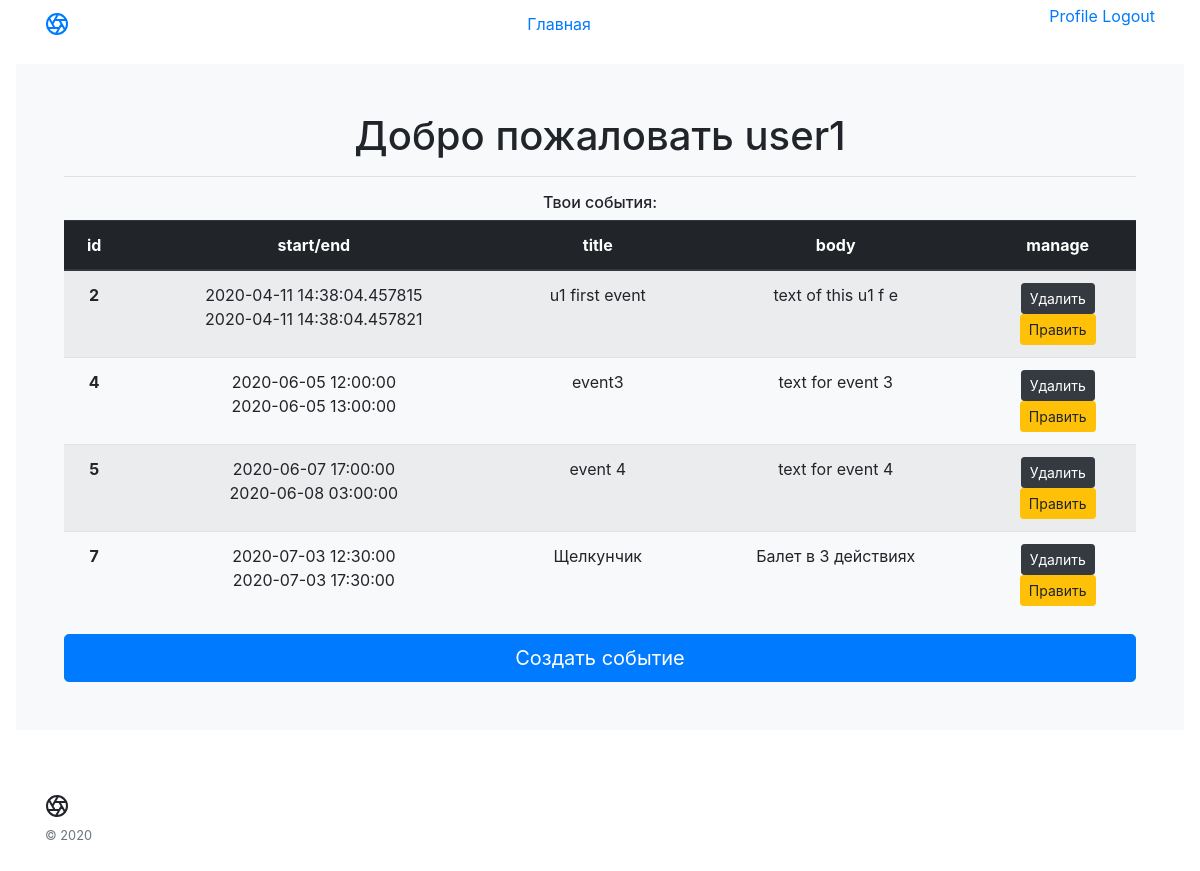
The page /user/user1 (signed in) on the database its author committed.
### app/models.py (models this page shows, shortened)
class User(UserMixin, db.Model):
    id = db.Column(db.Integer, primary_key=True)
    username = db.Column(db.String(64), index=True, unique=True)
    email = db.Column(db.String(120), index=True, unique=True)
    password_hash = db.Column(db.String(128))
    events = db.relationship('Event', backref='author', lazy='dynamic')

class Event(db.Model):
    id = db.Column(db.Integer, primary_key=True)
    title = db.Column(db.String(50))
    body = db.Column(db.Text)
    start = db.Column(db.DateTime, unique=False, nullable=False)
    end = db.Column(db.DateTime, unique=False, nullable=False)
    user_id = db.Column(db.Integer, db.ForeignKey('user.id'))

### app/routes.py (the view)
@app.route('/user/<username>')
@login_required
def user(username):
    user = User.query.filter_by(username=username).first_or_404()
    user_events = user.events.all()
    return render_template('user.html', user=user, events=user_events)

### app/models.py (called while the page is built)
@login.user_loader
def load_user(id):
    return User.query.get(int(id))

### app/templates/user.html
{% extends "base-tpl.html" %}
{% block content %}
    <h1>Добро пожаловать {{ user.username }}</h1>
    <hr>
    {% if events %}
        <h6>Твои события:</h6>
        <table class="table table-striped">
            <thead class="thead-dark">
              <tr>
                <th scope="col">id</th>
                <th scope="col">start/end</th>
                <th scope="col">title</th>
                <th scope="col">body</th>
                <th scope="col">manage</th>
              </tr>
            </thead>
            <tbody>
                {% for event in events %}
                <tr>
                    <th scope="row">{{ event.id }}</th>
                    <td>{{ event.start }}<br>{{ event.end }}</td>
                    <td>{{ event.title }}</td>
                    <td>{{ event.body }}</td>
                    <td>
                        <a class="btn btn-dark btn-sm" href="/delete/{{ user.username }}/{{ event.id }}" role="button">Удалить</a>
                        <br>
                        <a class="btn btn-warning btn-sm" href="/edit_event/{{ event.id }}" role="button">Править</a>
                    </td>
                </tr>
                {% endfor %}
            </tbody>
        </table>
    {% else %}
        <h6>У тебя пока нет событий</h6>
    {% endif %}
    <a href="/eventadd" class="btn btn-primary btn-lg btn-block" role="button" aria-pressed="true">Создать событие</a>
{% endblock %}

### rows shown on the page
User: username "user1"
Event: id "2", start "2020-04-11 14:38:04.457815", end "2020-04-11 14:38:04.457821", title "u1 first event", body "text of this u1 f e"
Event: id "4", start "2020-06-05 12:00:00", end "2020-06-05 13:00:00", title "event3", body "text for event 3"
Event: id "5", start "2020-06-07 17:00:00", end "2020-06-08 03:00:00", title "event 4", body "text for event 4"
Event: id "7", start "2020-07-03 12:30:00", end "2020-07-03 17:30:00", title "Щелкунчик", body "Балет в 3 действиях"
